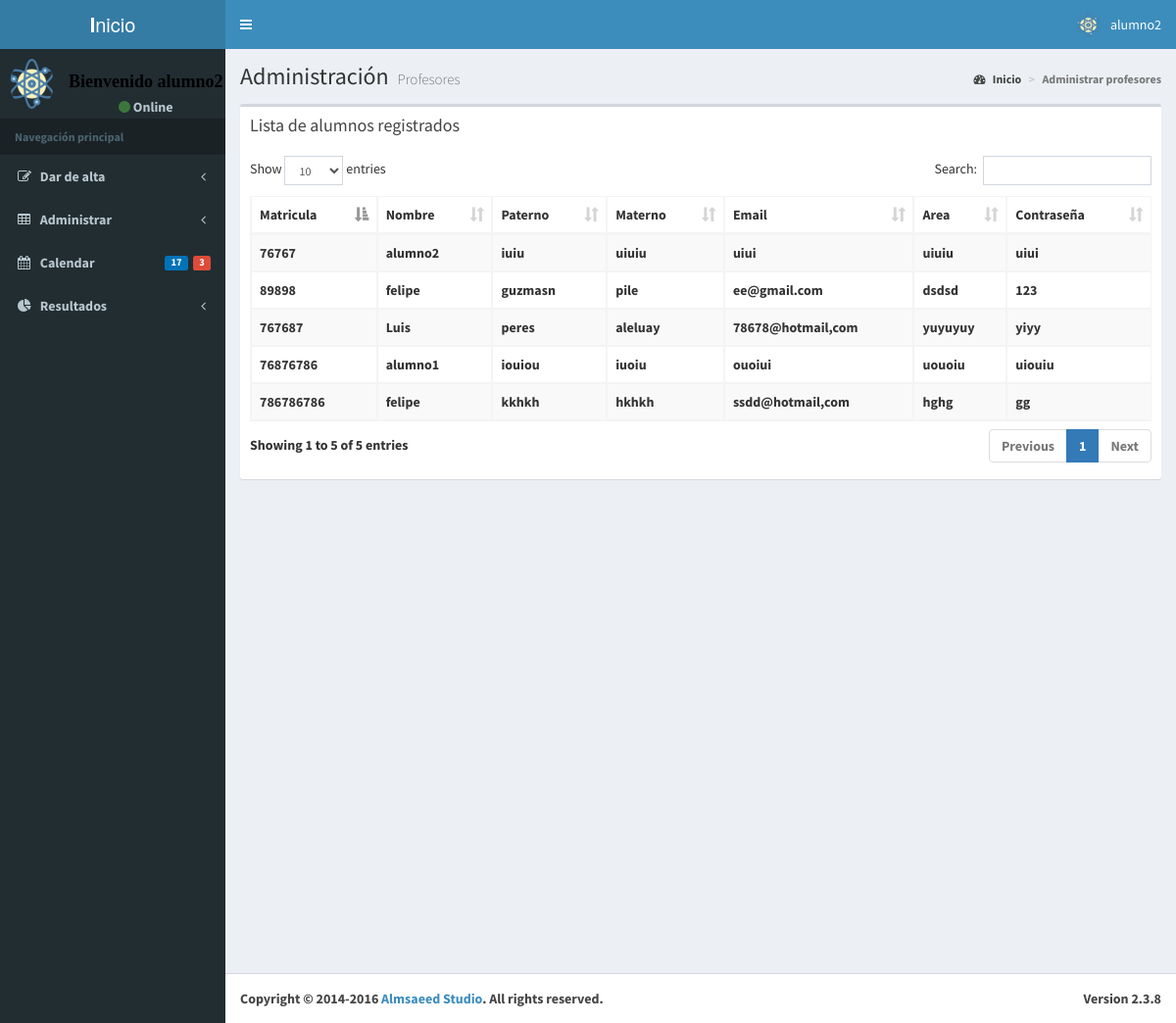
Page /pages/tables/data.php (signed in) on the committed database.
### tables this page shows
CREATE TABLE `usuarios` (
  `id_usuario_sistema` int(11) NOT NULL,
  `id_usuario` int(11) NOT NULL,
  `nombre_usuario` varchar(50) NOT NULL,
  `paterno_usuario` varchar(40) NOT NULL,
  `materno_usuario` varchar(40) NOT NULL,
  `email_usuario` varchar(50) NOT NULL,
  `area_usuario` varchar(50) NOT NULL,
  `pass_usuario` varchar(40) NOT NULL,
  `Tipo_usuario` int(11) NOT NULL
);

### pages/tables/data.php (the view, shortened to what this page needs)
<?php
  require '../conexion.php';
?>
  <?php  $query="SELECT *  FROM usuarios WHERE Tipo_usuario=1";
  $resultado=$mysqli->query($query);
  ?>
<!DOCTYPE html>
<html>
<head>
  <link rel="stylesheet" href="../../bootstrap/css/bootstrap.min.css">
  <link rel="stylesheet" href="https://cdnjs.cloudflare.com/ajax/libs/font-awesome/4.5.0/css/font-awesome.min.css">
  <link rel="stylesheet" href="https://cdnjs.cloudflare.com/ajax/libs/ionicons/2.0.1/css/ionicons.min.css">
  <link rel="stylesheet" href="../../plugins/datatables/dataTables.bootstrap.css">
  <link rel="stylesheet" href="../../dist/css/AdminLTE.min.css">
  <link rel="stylesheet" href="../../dist/css/skins/_all-skins.min.css">
</head>
<body class="hold-transition skin-blue sidebar-mini">
<div class="wrapper">
  <header class="main-header">
    <a href="../../index.php" class="logo">
      <span class="logo-lg"><b>I</b>nicio</span>
    </a>
    <nav class="navbar navbar-static-top">
      <a href="#" class="sidebar-toggle" data-toggle="offcanvas" role="button">
      </a>
      <div class="navbar-custom-menu">
        <ul class="nav navbar-nav">
          <li class="dropdown user user-menu">
            <a href="#" class="dropdown-toggle" data-toggle="dropdown">
              <img src="../../dist/img/logo2.png" class="user-image" alt="User Image">
              <span class="hidden-xs">
                <?php
                echo' '.$_SESSION["user"];
                ?>
</span>
             </a>
          </li>
        </ul>
      </div>
    </nav>
  </header>
  <aside class="main-sidebar">
    <section class="sidebar">
      <div class="user-panel">
        <div class="pull-left image">
          <img src="../../dist/img/logo2.png" class="img-circle" alt="User Image">
        </div>
        <div class="pull-left info">
          <p>
<?php
    echo'<center>   <b><font color="#000000" face="georgia" size="4"><marquee width="200" scrollamount="6" bgcolor="#FFFFFF">Bienvenido '.$_SESSION["user"].'</marquee></font>';
?>
</p>
          <a href="#"><i class="fa fa-circle text-success"></i> Online</a>
        </div>
      </div>
      <ul class="sidebar-menu">
        <li class="header">Navegación principal</li>
        <li class="treeview">
          <a href="#">
            <i class="fa fa-edit"></i> <span>Dar de alta</span>
            <span class="pull-right-container">
              <i class="fa fa-angle-left pull-right"></i>
            </span>
          </a>
        </li>
        <li class="treeview">
          <a href="#">
            <i class="fa fa-table"></i> <span>Administrar</span>
            <span class="pull-right-container">
              <i class="fa fa-angle-left pull-right"></i>
            </span>
          </a>
        </li>
        <li>
          <a href="../calendar.php">
            <i class="fa fa-calendar"></i> <span>Calendar</span>
            <span class="pull-right-container">
              <small class="label pull-right bg-red">3</small>
              <small class="label pull-right bg-blue">17</small>
            </span>
          </a>
        </li>
        <li class="treeview">
          <a href="#">
            <i class="fa fa-pie-chart"></i>
            <span>Resultados</span>
            <span class="pull-right-container">
              <i class="fa fa-angle-left pull-right"></i>
            </span>
          </a>
        </li>
    </section>
  </aside>
  <div class="content-wrapper">
   <section class="content-header">
      <h1>
        Administración
        <small>Profesores</small>
      </h1>
     <ol class="breadcrumb">
        <li><a href="../../index.php"><i class="fa fa-dashboard"></i> Inicio</a></li>
        <li class="active">Administrar profesores</li>
      </ol>
    </section>
    <section class="content">
      <div class="row">
        <div class="col-xs-12">
          <div class="box">
            <div class="box-header">
              <h3 class="box-title">Lista de alumnos registrados</h3>
            </div>
            <div class="box-body">
              <table id="example1" class="table table-bordered table-striped">
                <thead>
                <tr>
                  <th>Matricula</th>
                  <th>Nombre</th>
                  <th>Paterno</th>
                  <th>Materno</th>
                  <th>Email</th>
                  <th>Area</th>
                  <th>Contraseña</th>
                </tr>
                </thead>
                <tbody>
                   <?php while($row=$resultado->fetch_assoc()){ ?>
                <tr>
                  <td><?php echo $row['id_usuario'];?>        </td>
                  <td><?php echo $row['nombre_usuario'];?>    </td>
                  <td><?php echo $row['paterno_usuario'];?>   </td>
                  <td> <?php echo $row['materno_usuario'];?>  </td>
                  <td><?php echo $row['email_usuario'];?>     </td>
                  <td><?php echo $row['area_usuario'];?>      </td>
                  <td> <?php echo $row['pass_usuario'];?>     </td>
                </tr>
                 <?php } ?>
              </table>
            </div>
          </div>
        </div>
      </div>
    </section>
  </div>
  <footer class="main-footer">
    <div class="pull-right hidden-xs">
      <b>Version</b> 2.3.8
    </div>
    <strong>Copyright &copy; 2014-2016 <a href="http://almsaeedstudio.com">Almsaeed Studio</a>.</strong> All rights
    reserved.
  </footer>
</div>
</body>
</html>

### rows in the picture
usuarios: id_usuario "76767", nombre_usuario "alumno2", paterno_usuario "iuiu", materno_usuario "uiuiu", email_usuario "uiui", area_usuario "uiuiu", pass_usuario "uiui"
usuarios: id_usuario "76876786", nombre_usuario "alumno1", paterno_usuario "iouiou", materno_usuario "iuoiu", email_usuario "ouoiui", area_usuario "uouoiu", pass_usuario "uiouiu"
usuarios: id_usuario "767687", nombre_usuario "Luis", paterno_usuario "peres", materno_usuario "aleluay", email_usuario "78678@hotmail,com", area_usuario "yuyuyuy", pass_usuario "yiyy"
usuarios: id_usuario "786786786", nombre_usuario "felipe", paterno_usuario "kkhkh", materno_usuario "hkhkh", email_usuario "ssdd@hotmail,com", area_usuario "hghg", pass_usuario "gg"
usuarios: id_usuario "89898", nombre_usuario "felipe", paterno_usuario "guzmasn", materno_usuario "pile", email_usuario "ee@gmail.com", area_usuario "dsdsd", pass_usuario "123"

### other values in the picture
$_SESSION["user"] "alumno2"
